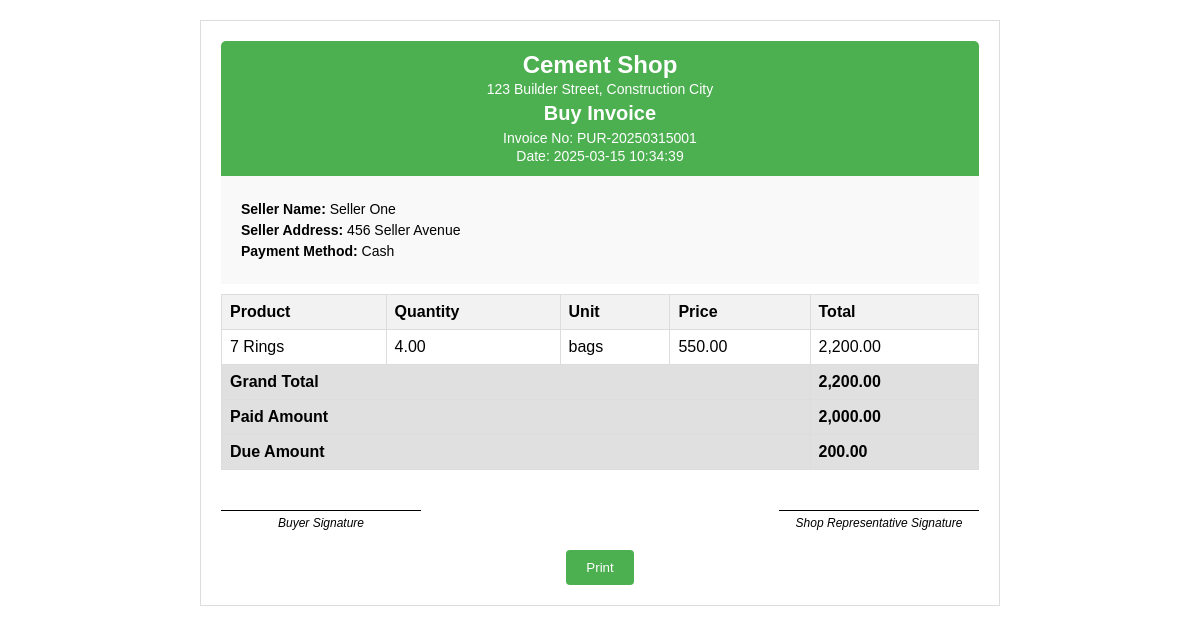
Screenshot of /pages/invoice.php?purchase_id=3 (signed in) with the database file from the repository.
### tables this page shows
CREATE TABLE purchase_headers (
    id INT AUTO_INCREMENT PRIMARY KEY,
    seller_id INT NOT NULL,
    total DECIMAL(10, 2) NOT NULL CHECK (total >= 0),
    paid DECIMAL(10, 2) NOT NULL CHECK (paid >= 0),
    due DECIMAL(10, 2) NOT NULL CHECK (due >= 0),
    purchase_date DATE NOT NULL,
    payment_method_id INT NOT NULL,
    invoice_number VARCHAR(50) NOT NULL UNIQUE,
    created_at TIMESTAMP DEFAULT CURRENT_TIMESTAMP,
    FOREIGN KEY (seller_id) REFERENCES sellers(id) ON DELETE CASCADE,
    FOREIGN KEY (payment_method_id) REFERENCES payment_methods(id) ON DELETE RESTRICT,
    INDEX idx_purchase_date (purchase_date),
    INDEX idx_invoice_number (invoice_number)
);

CREATE TABLE sellers (
    id INT AUTO_INCREMENT PRIMARY KEY,
    name VARCHAR(100) NOT NULL,
    phone VARCHAR(20),
    address TEXT,
    created_at TIMESTAMP DEFAULT CURRENT_TIMESTAMP,
    INDEX idx_name (name),
    INDEX idx_phone (phone),
    FULLTEXT idx_address (address)
     
     
     
);

CREATE TABLE purchase_items (
    id INT AUTO_INCREMENT PRIMARY KEY,
    purchase_id INT,
    product_id INT,
    quantity DECIMAL(10, 2) NOT NULL CHECK (quantity > 0),
    price DECIMAL(10, 2) NOT NULL CHECK (price >= 0),
    total DECIMAL(10, 2) NOT NULL CHECK (total >= 0),
    unit VARCHAR(50) NOT NULL,
    type VARCHAR(50) DEFAULT NULL,
    created_at TIMESTAMP DEFAULT CURRENT_TIMESTAMP,
    FOREIGN KEY (purchase_id) REFERENCES purchase_headers(id) ON DELETE CASCADE,
    FOREIGN KEY (product_id) REFERENCES products(id) ON DELETE SET NULL,
    INDEX idx_purchase_id (purchase_id),
    INDEX idx_product_id (product_id)
);

CREATE TABLE products (
    id INT AUTO_INCREMENT PRIMARY KEY,
    category_id INT,
    name VARCHAR(255) NOT NULL,
    price DECIMAL(10, 2) NOT NULL CHECK (price >= 0),
    quantity DECIMAL(10, 2) NOT NULL CHECK (quantity >= 0),
    unit VARCHAR(50),
    brand_name VARCHAR(255),
    type VARCHAR(50),
    created_at TIMESTAMP DEFAULT CURRENT_TIMESTAMP,
    updated_at TIMESTAMP DEFAULT CURRENT_TIMESTAMP ON UPDATE CURRENT_TIMESTAMP,
    FOREIGN KEY (category_id) REFERENCES categories(id) ON DELETE SET NULL,
    UNIQUE KEY uk_products (name, category_id, unit, price, brand_name),
    INDEX idx_products_created_at (created_at),
    INDEX idx_products_lookup (name, category_id, unit, price, brand_name),
    INDEX idx_products_category_id (category_id),
    CONSTRAINT fk_product_unit FOREIGN KEY (category_id, unit) REFERENCES category_units(category_id, unit) ON DELETE SET NULL
);

### pages/invoice.php (called while the page is built, shortened)
<?php
include_once '../core/functions.php';
$purchase_id = isset($_GET['purchase_id']) ? filter_input(INPUT_GET, 'purchase_id', FILTER_VALIDATE_INT) : 0;
$sql = "SELECT ph.*, s.name as seller_name, s.address as seller_address
        FROM purchase_headers ph
        LEFT JOIN sellers s ON ph.seller_id = s.id
        WHERE ph.id = ?";
$stmt = $conn->prepare($sql);
$stmt->bind_param("i", $purchase_id);
$stmt->execute();
$result = $stmt->get_result();
$purchase = $result->fetch_assoc();
$itemsSql = "SELECT pi.quantity, pi.price as unit_price, pi.total, pi.unit, pi.type, p.name as product_name
             FROM purchase_items pi
             LEFT JOIN products p ON pi.product_id = p.id
             WHERE pi.purchase_id = ?";
$itemsStmt = $conn->prepare($itemsSql);
$itemsStmt->bind_param("i", $purchase_id);
$itemsStmt->execute();
$itemsResult = $itemsStmt->get_result();
$items = $itemsResult->fetch_all(MYSQLI_ASSOC);
include 'invoice_template.php';
?>

### pages/invoice_template.php (the view, shortened to what this page needs)
<?php
$shopName = "Cement Shop";
$shopAddress = "123 Builder Street, Construction City";
$invoiceDate = date('Y-m-d H:i:s', strtotime($purchase['purchase_date'] . ' ' . date('H:i:s')));
?>
<!DOCTYPE html>
<html>
<head>
</head>
<body>
    <div class="invoice">
        <div class="invoice-header">
            <h1><?php echo htmlspecialchars($shopName); ?></h1>
            <p><?php echo htmlspecialchars($shopAddress); ?></p>
            <h2>Buy Invoice</h2>
            <p>Invoice No: <?php echo htmlspecialchars($purchase['invoice_number']); ?></p>
            <p>Date: <?php echo htmlspecialchars($invoiceDate); ?></p>
        </div>
        <div class="invoice-details">
            <p><strong>Seller Name:</strong> <?php echo htmlspecialchars($purchase['seller_name'] ?? 'N/A'); ?></p>
            <p><strong>Seller Address:</strong> <?php echo htmlspecialchars($purchase['seller_address'] ?? 'N/A'); ?></p>
            <p><strong>Payment Method:</strong> <?php echo htmlspecialchars($purchase['payment_method_id'] ? 'Cash' : 'Other'); ?></p>
        </div>
        <table class="invoice-table">
            <thead>
                <tr>
                    <th>Product</th>
                    <th>Quantity</th>
                    <th>Unit</th>
                    <th>Price</th>
                    <th>Total</th>
                </tr>
            </thead>
            <tbody>
                <?php foreach ($items as $item): ?>
                    <tr>
                        <td><?php echo htmlspecialchars($item['product_name'] ?? 'Unknown Product'); ?></td>
                        <td><?php echo htmlspecialchars($item['quantity']); ?></td>
                        <td><?php echo htmlspecialchars($item['unit']); ?></td>
                        <td><?php echo number_format($item['unit_price'], 2); ?></td>
                        <td><?php echo number_format($item['total'], 2); ?></td>
                    </tr>
                <?php endforeach; ?>
                <tr class="total-row">
                    <td colspan="4"><strong>Grand Total</strong></td>
                    <td><?php echo number_format($purchase['total'], 2); ?></td>
                </tr>
                <tr class="total-row">
                    <td colspan="4"><strong>Paid Amount</strong></td>
                    <td><?php echo number_format($purchase['paid'], 2); ?></td>
                </tr>
                <tr class="total-row">
                    <td colspan="4"><strong>Due Amount</strong></td>
                    <td><?php echo number_format($purchase['due'], 2); ?></td>
                </tr>
            </tbody>
        </table>
        <div class="signature-section">
            <div class="signature-line">Buyer Signature</div>
            <div class="signature-line">Shop Representative Signature</div>
        </div>
        <div class="buttons">
            <button onclick="printInvoice()">Print</button>
        </div>
    </div>
</body>
</html>

### pages/invoice_template.php (style rules this page uses)
body { font-family: Arial, sans-serif; margin: 0; padding: 20px; }
.invoice { width: 100%; max-width: 800px; margin: 0 auto; border: 1px solid #ddd; padding: 20px; box-sizing: border-box; }
.invoice-header { background: #4CAF50; color: white; padding: 10px; text-align: center; border-radius: 5px 5px 0 0; }
.invoice-header h1 { margin: 0; font-size: 24px; }
.invoice-header h2 { margin: 5px 0; font-size: 20px; }
.invoice-header p { margin: 2px 0; font-size: 14px; }
.invoice-details { padding: 20px; background: #f9f9f9; }
.invoice-details p { margin: 5px 0; font-size: 14px; }
.invoice-table { width: 100%; border-collapse: collapse; margin: 10px 0; }
.invoice-table th, .invoice-table td { border: 1px solid #ddd; padding: 8px; text-align: left; }
.invoice-table th { background: #f2f2f2; }
.total-row { font-weight: bold; background: #e0e0e0; }
.signature-section { display: flex; justify-content: space-between; margin-top: 40px; }
.signature-line { border-top: 1px solid #000; width: 200px; padding-top: 5px; font-style: italic; font-size: 12px; text-align: center; }
.buttons { text-align: center; margin-top: 20px; }
.buttons button { padding: 10px 20px; margin: 0 10px; background-color: #4CAF50; color: white; border: none; border-radius: 4px; cursor: pointer; }

### rows the page displays
purchase_headers: invoice_number "PUR-20250315001", purchase_date "2025-03-15 10:34:39", seller.name "Seller One", seller.address "456 Seller Avenue", payment_method "Cash", total "2,200.00", paid "2,000.00", due "200.00"
purchase_items: product.name "7 Rings", quantity "4.00", unit "bags", price "550.00", total "2,200.00"

### other values shown
$shopName "Cement Shop"
$shopAddress "123 Builder Street, Construction City"
